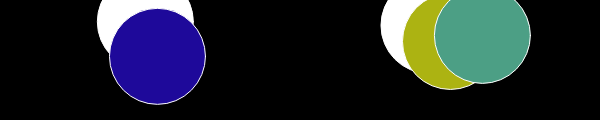
Frame 1 (no input)
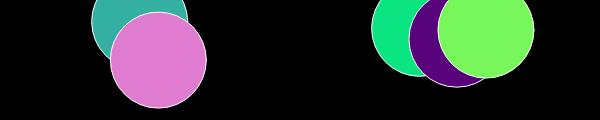
Frame 60 (no input)
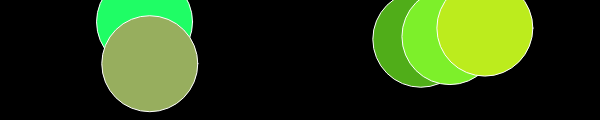
Frame 120 (the mouse pressed at the canvas centre since frame 60)

The p5.js sketch that drew these frames (run headless with seeded random() and noise() and a simulated clock; from frame 60 on, the mouse is pressed at the canvas centre):

// p5.js sketch
// ── sketch.js
/* 
Based on Dan Shiffman's video 6.10 p5.js checking objects intersection part 2 (part 1 is in video 6.9)
Code for video https://vimeo.com/channels/learningp5js/141919524
*/

var bubbles = [];

function setup() {
  createCanvas(600, 120);

  for (var i = 0; i < 5; i++) {
    bubbles[i] = new Bubble(random(width), random(height));
  }
}

function draw() {
  background(0);

  for (var i = 0; i < bubbles.length; i++) {
    bubbles[i].update();
    bubbles[i].display();
    for (var j = 0; j < bubbles.length; j++) {
      if (i != j && bubbles[i].intersects(bubbles[j])) {
        bubbles[i].changeColor();
        bubbles[j].changeColor();
      }
    }
  }
}


/////

function Bubble(x, y) {
  this.x = x;
  this.y = y;
  this.r = 48;
  this.col = color(255);

  this.changeColor = function() {
    this.col = color(random(255), random(255), random(255))
  }
  this.display = function() {
    stroke(255);
    fill(this.col);
    ellipse(this.x, this.y, this.r * 2, this.r * 2);
  }

  this.intersects = function(other) {
    var d = dist(this.x, this.y, other.x, other.y);
    if (d < this.r + other.r) {
      return true;
    } else {
      return false;
    }
  }

  this.update = function() {
    this.x = this.x + random(-1, 1);
    this.y = this.y + random(-1, 1);
  }
}
